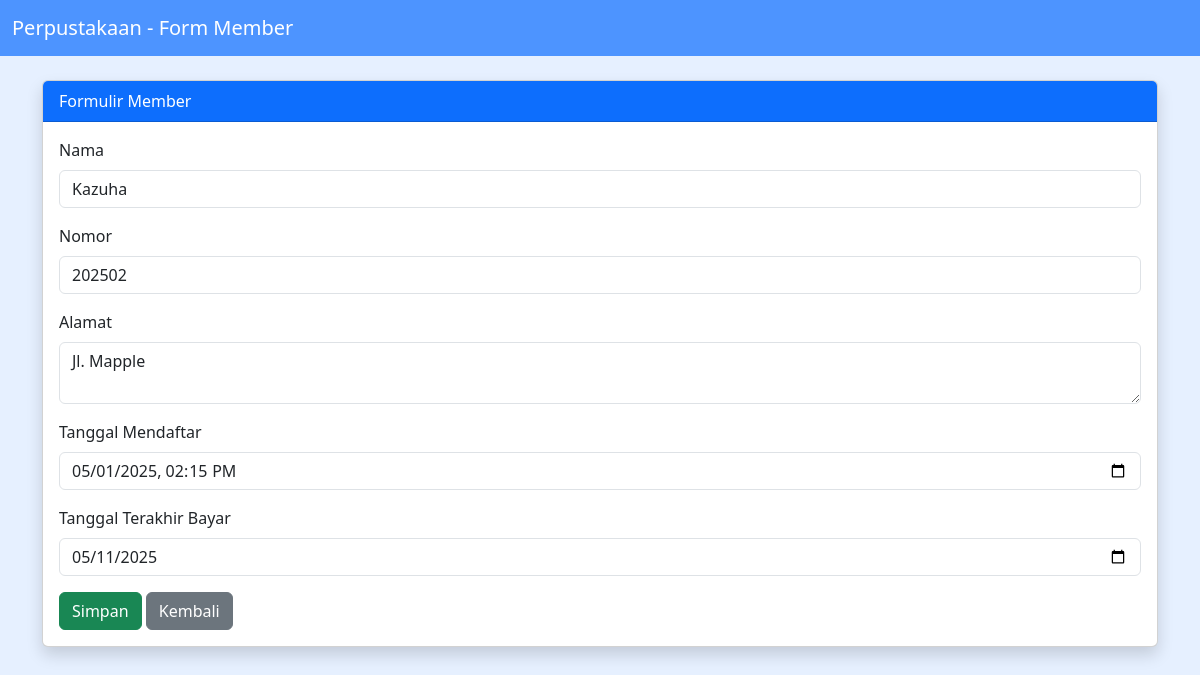
/FormMember.php?id=1, run on the app's committed database.
### tables this page shows
CREATE TABLE `member` (
  `id_member` int(11) NOT NULL,
  `nama_member` varchar(250) DEFAULT NULL,
  `nomor_member` varchar(15) DEFAULT NULL,
  `alamat` text DEFAULT NULL,
  `tgl_mendaftar` datetime DEFAULT NULL,
  `tgl_terakhir_bayar` date DEFAULT NULL
);

### Model.php (called while the page is built, shortened)
<?php
function getMemberById($id) {
    $conn = getConnection();
    $stmt = $conn->prepare("SELECT * FROM member WHERE id_member=?");
    $stmt->bind_param("i", $id);
    $stmt->execute();
    return $stmt->get_result()->fetch_assoc();
}
?>

### FormMember.php (the view, shortened to what this page needs)
<?php
require 'Model.php';
$nama = '';
$nomor = '';
$alamat = '';
$tgl_mendaftar = '';
$tgl_terakhir_bayar = '';
if (isset($_GET['id'])) {
    $data = getMemberById($_GET['id']);
    $nama = $data['nama_member'];
    $nomor = $data['nomor_member'];
    $alamat = $data['alamat'];
    $tgl_mendaftar = $data['tgl_mendaftar'];
    $tgl_terakhir_bayar = $data['tgl_terakhir_bayar'];
}
?>
<!DOCTYPE html>
<html lang="en">
<head>
    <link href="https://cdn.jsdelivr.net/npm/bootstrap@5.3.0/dist/css/bootstrap.min.css" rel="stylesheet">
</head>
<body>
<nav class="navbar navbar-dark mb-4">
    <div class="container-fluid">
        <span class="navbar-brand">Perpustakaan - Form Member</span>
    </div>
</nav>
<div class="container">
    <div class="card shadow">
        <div class="card-header bg-primary text-white">Formulir Member</div>
        <div class="card-body">
            <form method="post">
                <div class="mb-3">
                    <label class="form-label">Nama</label>
                    <input type="text" name="nama" class="form-control" value="<?= $nama ?>" required>
                </div>
                <div class="mb-3">
                    <label class="form-label">Nomor</label>
                    <input type="text" name="nomor" class="form-control" value="<?= $nomor ?>" required>
                </div>
                <div class="mb-3">
                    <label class="form-label">Alamat</label>
                    <textarea name="alamat" class="form-control" required><?= $alamat ?></textarea>
                </div>
                <div class="mb-3">
                    <label class="form-label">Tanggal Mendaftar</label>
                    <input type="datetime-local" name="tgl_mendaftar" class="form-control" value="<?= $tgl_mendaftar ?>" required>
                </div>
                <div class="mb-3">
                    <label class="form-label">Tanggal Terakhir Bayar</label>
                    <input type="date" name="tgl_terakhir_bayar" class="form-control" value="<?= $tgl_terakhir_bayar ?>" required>
                </div>
                <button type="submit" class="btn btn-success">Simpan</button>
                <a href="Member.php" class="btn btn-secondary">Kembali</a>
            </form>
        </div>
    </div>
</div>
</body>
</html>

### FormMember.php (style rules this page uses)
body { background-color: #e6f0ff; }
.navbar { background-color: #4d94ff; }

### data on the page
member: nama "Kazuha", nomor "202502", alamat "Jl. Mapple", tgl_mendaftar "05/01/2025 14:15", tgl_terakhir_bayar "05/11/2025"
